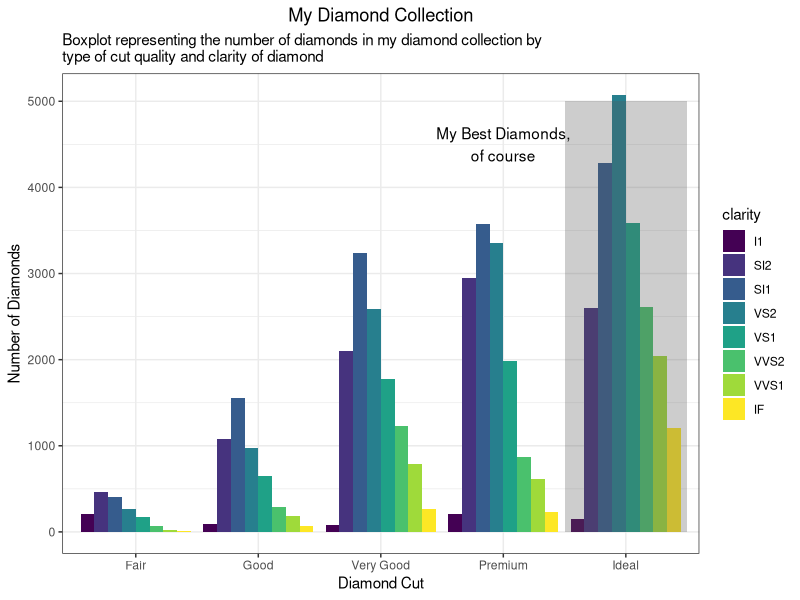

Generate this figure with R: (Note: this script raises an error after producing the figure.)
## ---- chunk 1
knitr::opts_chunk$set(echo = FALSE)
## ---- chunk 2
library("ggplot2")
library("magrittr") #so I can do some piping
data("diamonds")
data("mpg")
data("iris")
theme_set(theme_bw()) #I'll give you this one, you can set the theme individually for graphs
#or you can set the theme for all the graphs using theme_set()
#theme_bw() is best theme (IMO)

#for graph 3:
library("ggrepel")


## ---- chunk 3
data("diamonds")
#hint think about the *position* the bars are in...
str(diamonds)
## ---- chunk 4
data("diamonds")
ggplot(diamonds) +
  geom_bar(mapping = aes(x = cut, fill = clarity), position = "dodge") +
  labs(title = "My Diamond Collection", subtitle = "Boxplot representing the number of diamonds in my diamond collection by \ntype of cut quality and clarity of diamond", x = "Diamond Cut", y = "Number of Diamonds") +
  theme(plot.title = element_text(hjust = 0.5)) +
  annotate("rect", xmin = 4.5, xmax = 5.5, ymin = 0, ymax = 5000, alpha = 0.3) +
  annotate("text", x = 4, y = 4500, label = "My Best Diamonds,\nof course")
  

## ---- chunk 5
data("iris")
str(iris)
mean()
## ---- chunk 6
data("iris")

ggplot(iris, mapping = aes(x = Sepal.Length, y = Petal.Length, shape = Species, color = Species)) +
  geom_point() +
  facet_wrap(~ Species, scales = "free_y") +
  geom_smooth(method = "lm", se=FALSE, color="black", formula = y ~ x)
  
  
  
## ---- chunk 7
data("mpg")
corvette <- mpg[mpg$model == "corvette",]
#install
require("ggrepel") #useful for making text annotations better, hint hint
set.seed(42)
## ---- chunk 8

## ---- chunk 9
data(mpg)

#hint for the coloring, colorbrewer and you can set palette colors and make your graphs colorblind friendly
library(RColorBrewer)
display.brewer.all(colorblindFriendly = T) #take a look at the colorblindfriendly options
## ---- chunk 10
